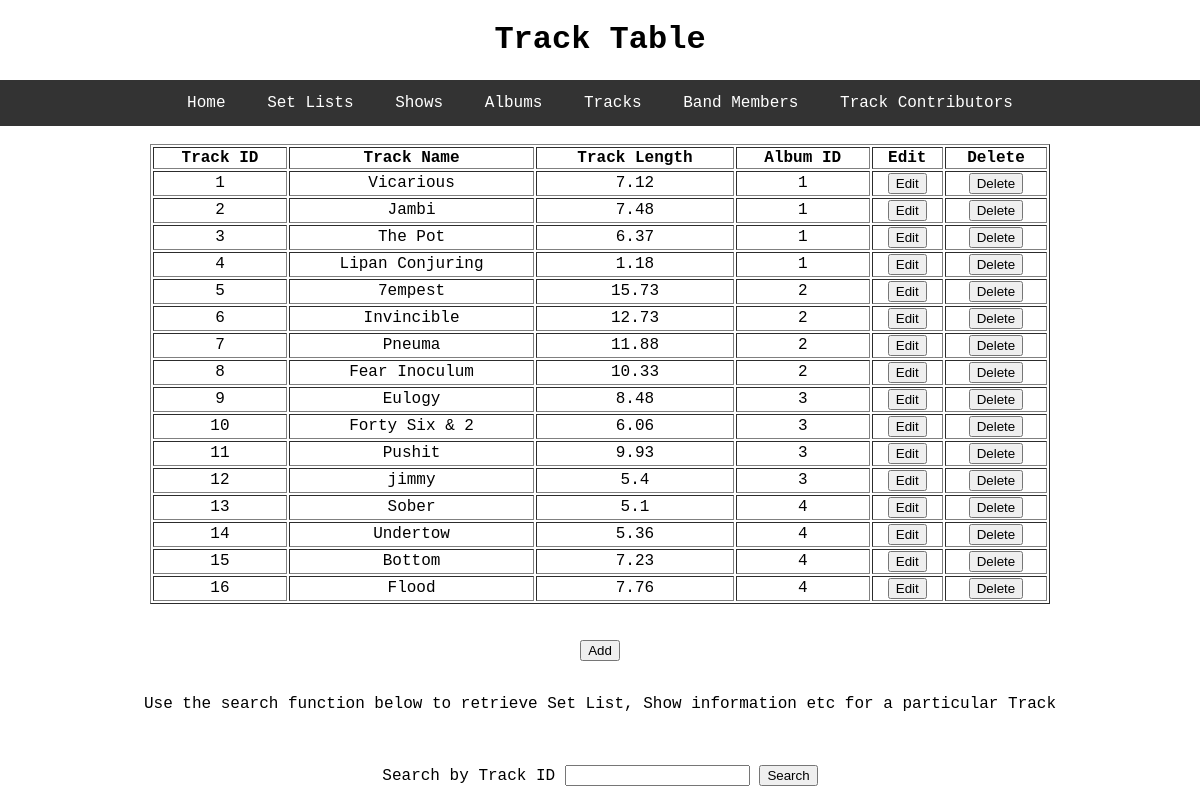
Page /track on the committed database.
### toolDB/models.py (models this page shows, shortened)
class Track(db.Model):
    id = db.Column(db.Integer, primary_key=True)
    track_name = db.Column(db.String, nullable=False)
    track_length = db.Column(db.Float, nullable=False)
    album_id = db.Column(db.Integer, db.ForeignKey('album.id'), nullable=False)
    member_track = db.relationship('Member', secondary='trackBandMember', backref='track', lazy=True)
    set_list_track = db.relationship('SetList', backref='track', lazy=True)

### toolDB/select_db/routes.py (the view)
@select.route('/track')
def track():
    rows = Track.query.all()
    return render_template('track.html', title='Track', table_name='Track Table', rows=rows)

### toolDB/templates/track.html
{% extends "layout.html" %}
{% block content %}
	<table style="width:75%" table border="1" table align = "center">
	  <thead>
	    <th>Track ID</th>
	    <th>Track Name</th>
	    <th>Track Length</th>
	    <th>Album ID</th>
	    <th>Edit</th>
	    <th>Delete</th>
	  </thead>
	  <tbody>
		{% for r in rows %}
			<tr>
				<td>{{ r.id }}</td>
				<td>{{ r.track_name }}</td>
				<td>{{ r.track_length }}</td>
				<td>{{ r.album_id }}</td>
				<td><input type="button" name = "Edit" value = "Edit" onclick = "window.location='/update_track/{{ r.id }}'"></td>
				<td><input type="button" name = "Delete" value = "Delete" onclick = "window.location='/delete_track/{{ r.id }}'"></td>
			</tr>
		{% endfor %}
	  </tbody>
	</table>
	<br>
	<br>
	<a href="http://flip3.engr.oregonstate.edu:3975/add_track"><button type="button">Add</button></a>
	<br>
	<br>
		<p>Use the search function below to retrieve Set List, Show information etc for a particular Track </p>
	<br>
	<br>
		<form method="POST" action="/search"> Search by Track ID <input type="text" name="Search" />
		<button type="submit">Search</i></button>
		</form>
	<br>
{% endblock content %}

### toolDB/templates/layout.html (shortened to what this page needs)
<!DOCTYPE html>
<html>
<head>
  <link rel="stylesheet" type= "text/css" href= "{{ url_for('static', filename= 'css/style.css')}}" />
</head>
<body>
  {% if table_name %}
    <h1> {{ table_name }} </h1>
  {% else %}
    <h1>Tool Database</h1>
  {% endif %}
    <nav class = "myMenu">
        <ul>
        	<li><a href="http://flip3.engr.oregonstate.edu:3975/">Home</a></li>
        	<li><a href="http://flip3.engr.oregonstate.edu:3975/set_list">Set Lists</a></li>
        	<li><a href="http://flip3.engr.oregonstate.edu:3975/shows">Shows</a></li>
        	<li><a href="http://flip3.engr.oregonstate.edu:3975/album">Albums</a></li>
        	<li><a href="http://flip3.engr.oregonstate.edu:3975/track">Tracks</a></li>
        	<li><a href="http://flip3.engr.oregonstate.edu:3975/band_members">Band Members</a></li>
        	<li><a href="http://flip3.engr.oregonstate.edu:3975/track_contributors">Track Contributors</a></li>
        </ul>
    </nav>
    <br>
    {% block content %}{% endblock %}
</body>

### toolDB/static/css/style.css (style rules this page uses)
h1, h2, ul, li, label, form, select, option { font-family: "Courier New", monospace; text-align: center; list-style: none; }
body { margin: auto; padding: 0; font-family: "Courier New", monospace; text-align: center; }
.myMenu ul { font-family: "Courier New", monospace; text-align: center; list-style: none; margin: 0; padding: 0; overflow: hidden; background-color: #333; }
.myMenu li { display: inline; }
.myMenu a { display:inline-block; color: white; padding:14px 16px; text-decoration:none; }

### rows in the picture
Track: id "1", track_name "Vicarious", track_length "7.12", album_id "1"
Track: id "2", track_name "Jambi", track_length "7.48", album_id "1"
Track: id "3", track_name "The Pot", track_length "6.37", album_id "1"
Track: id "4", track_name "Lipan Conjuring", track_length "1.18", album_id "1"
Track: id "5", track_name "7empest", track_length "15.73", album_id "2"
Track: id "6", track_name "Invincible", track_length "12.73", album_id "2"
Track: id "7", track_name "Pneuma", track_length "11.88", album_id "2"
Track: id "8", track_name "Fear Inoculum", track_length "10.33", album_id "2"
Track: id "9", track_name "Eulogy", track_length "8.48", album_id "3"
Track: id "10", track_name "Forty Six & 2", track_length "6.06", album_id "3"
Track: id "11", track_name "Pushit", track_length "9.93", album_id "3"
Track: id "12", track_name "jimmy", track_length "5.4", album_id "3"
Track: id "13", track_name "Sober", track_length "5.1", album_id "4"
Track: id "14", track_name "Undertow", track_length "5.36", album_id "4"
Track: id "15", track_name "Bottom", track_length "7.23", album_id "4"
Track: id "16", track_name "Flood", track_length "7.76", album_id "4"

### other values in the picture
{{ table_name }} "Track Table"
